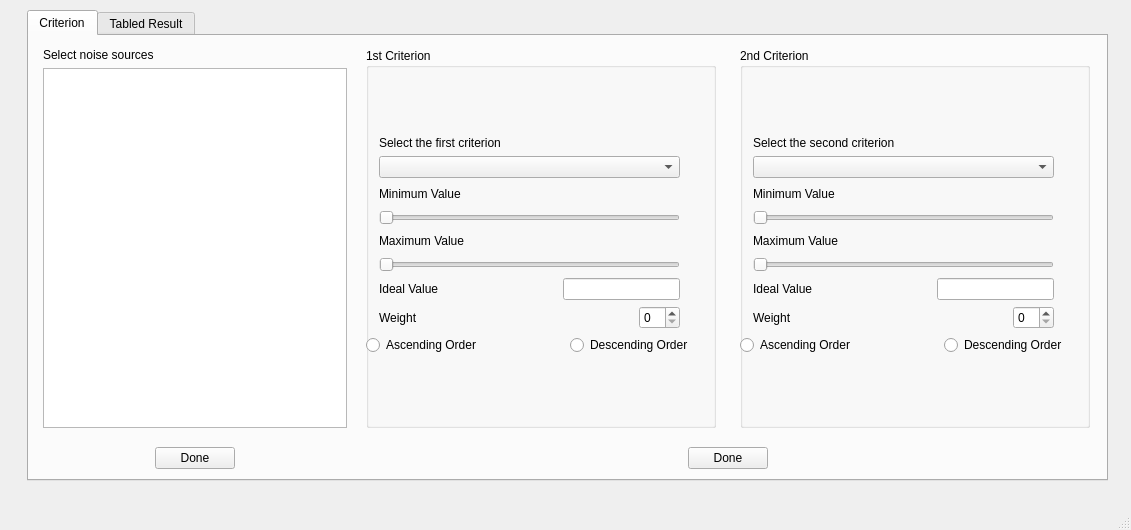
<?xml version="1.0" encoding="UTF-8"?>
<ui version="4.0">
 <class>MainWindow</class>
 <widget class="QMainWindow" name="MainWindow">
  <property name="geometry">
   <rect>
    <x>0</x>
    <y>0</y>
    <width>1131</width>
    <height>530</height>
   </rect>
  </property>
  <property name="windowTitle">
   <string>MainWindow</string>
  </property>
  <widget class="QWidget" name="centralwidget">
   <widget class="QTabWidget" name="tabWidget">
    <property name="geometry">
     <rect>
      <x>27</x>
      <y>10</y>
      <width>1081</width>
      <height>471</height>
     </rect>
    </property>
    <property name="currentIndex">
     <number>0</number>
    </property>
    <widget class="QWidget" name="tabCriterion">
     <attribute name="title">
      <string>Criterion</string>
     </attribute>
     <widget class="QWidget" name="">
      <property name="geometry">
       <rect>
        <x>14</x>
        <y>12</y>
        <width>1047</width>
        <height>421</height>
       </rect>
      </property>
      <layout class="QHBoxLayout" name="horizontalLayout_12">
       <item>
        <layout class="QVBoxLayout" name="verticalLayout_9">
         <item>
          <widget class="QLabel" name="labelSource">
           <property name="text">
            <string>Select noise sources</string>
           </property>
          </widget>
         </item>
         <item>
          <widget class="QListView" name="listViewSource"/>
         </item>
         <item>
          <spacer name="verticalSpacer_5">
           <property name="orientation">
            <enum>Qt::Vertical</enum>
           </property>
           <property name="sizeType">
            <enum>QSizePolicy::Minimum</enum>
           </property>
           <property name="sizeHint" stdset="0">
            <size>
             <width>20</width>
             <height>13</height>
            </size>
           </property>
          </spacer>
         </item>
         <item>
          <layout class="QHBoxLayout" name="horizontalLayout_11">
           <item>
            <spacer name="horizontalSpacer_36">
             <property name="orientation">
              <enum>Qt::Horizontal</enum>
             </property>
             <property name="sizeHint" stdset="0">
              <size>
               <width>40</width>
               <height>20</height>
              </size>
             </property>
            </spacer>
           </item>
           <item>
            <widget class="QPushButton" name="pushButtonSourceDone">
             <property name="text">
              <string>Done</string>
             </property>
            </widget>
           </item>
           <item>
            <spacer name="horizontalSpacer_37">
             <property name="orientation">
              <enum>Qt::Horizontal</enum>
             </property>
             <property name="sizeHint" stdset="0">
              <size>
               <width>40</width>
               <height>20</height>
              </size>
             </property>
            </spacer>
           </item>
          </layout>
         </item>
        </layout>
       </item>
       <item>
        <spacer name="horizontalSpacer_33">
         <property name="orientation">
          <enum>Qt::Horizontal</enum>
         </property>
         <property name="sizeType">
          <enum>QSizePolicy::Minimum</enum>
         </property>
         <property name="sizeHint" stdset="0">
          <size>
           <width>13</width>
           <height>20</height>
          </size>
         </property>
        </spacer>
       </item>
       <item>
        <layout class="QVBoxLayout" name="verticalLayout_10">
         <item>
          <layout class="QHBoxLayout" name="horizontalLayout_14">
           <item>
            <widget class="QGroupBox" name="groupBoxFirstCriterion">
             <property name="sizePolicy">
              <sizepolicy hsizetype="Preferred" vsizetype="Expanding">
               <horstretch>0</horstretch>
               <verstretch>0</verstretch>
              </sizepolicy>
             </property>
             <property name="minimumSize">
              <size>
               <width>350</width>
               <height>0</height>
              </size>
             </property>
             <property name="title">
              <string>1st Criterion</string>
             </property>
             <widget class="QWidget" name="layoutWidget">
              <property name="geometry">
               <rect>
                <x>0</x>
                <y>25</y>
                <width>327</width>
                <height>344</height>
               </rect>
              </property>
              <layout class="QVBoxLayout" name="verticalLayout_4">
               <item>
                <spacer name="verticalSpacer">
                 <property name="orientation">
                  <enum>Qt::Vertical</enum>
                 </property>
                 <property name="sizeHint" stdset="0">
                  <size>
                   <width>283</width>
                   <height>13</height>
                  </size>
                 </property>
                </spacer>
               </item>
               <item>
                <layout class="QHBoxLayout" name="horizontalLayoutFirstCriterion">
                 <property name="leftMargin">
                  <number>0</number>
                 </property>
                 <item>
                  <spacer name="horizontalSpacer_5">
                   <property name="orientation">
                    <enum>Qt::Horizontal</enum>
                   </property>
                   <property name="sizeType">
                    <enum>QSizePolicy::Fixed</enum>
                   </property>
                   <property name="sizeHint" stdset="0">
                    <size>
                     <width>13</width>
                     <height>20</height>
                    </size>
                   </property>
                  </spacer>
                 </item>
                 <item>
                  <layout class="QVBoxLayout" name="verticalLayout">
                   <item>
                    <widget class="QLabel" name="labelFirstCrietrion">
                     <property name="text">
                      <string>Select the first criterion</string>
                     </property>
                    </widget>
                   </item>
                   <item>
                    <widget class="QComboBox" name="comboBoxFirstCriterion"/>
                   </item>
                  </layout>
                 </item>
                 <item>
                  <spacer name="horizontalSpacer_6">
                   <property name="orientation">
                    <enum>Qt::Horizontal</enum>
                   </property>
                   <property name="sizeType">
                    <enum>QSizePolicy::Fixed</enum>
                   </property>
                   <property name="sizeHint" stdset="0">
                    <size>
                     <width>13</width>
                     <height>20</height>
                    </size>
                   </property>
                  </spacer>
                 </item>
                </layout>
               </item>
               <item>
                <layout class="QHBoxLayout" name="horizontalLayoutMinimumFirstCriterion">
                 <item>
                  <spacer name="horizontalSpacer_3">
                   <property name="orientation">
                    <enum>Qt::Horizontal</enum>
                   </property>
                   <property name="sizeType">
                    <enum>QSizePolicy::Minimum</enum>
                   </property>
                   <property name="sizeHint" stdset="0">
                    <size>
                     <width>13</width>
                     <height>20</height>
                    </size>
                   </property>
                  </spacer>
                 </item>
                 <item>
                  <layout class="QVBoxLayout" name="verticalLayout_2">
                   <item>
                    <layout class="QHBoxLayout" name="horizontalLayout_2">
                     <item>
                      <widget class="QLabel" name="labelMinimumFirstCriterion">
                       <property name="minimumSize">
                        <size>
                         <width>100</width>
                         <height>20</height>
                        </size>
                       </property>
                       <property name="text">
                        <string>Minimum Value</string>
                       </property>
                      </widget>
                     </item>
                     <item>
                      <spacer name="horizontalSpacer_7">
                       <property name="orientation">
                        <enum>Qt::Horizontal</enum>
                       </property>
                       <property name="sizeHint" stdset="0">
                        <size>
                         <width>40</width>
                         <height>20</height>
                        </size>
                       </property>
                      </spacer>
                     </item>
                     <item>
                      <widget class="QLabel" name="labelMinimumValueFirstCriterion">
                       <property name="minimumSize">
                        <size>
                         <width>60</width>
                         <height>20</height>
                        </size>
                       </property>
                       <property name="text">
                        <string/>
                       </property>
                       <property name="alignment">
                        <set>Qt::AlignRight|Qt::AlignTrailing|Qt::AlignVCenter</set>
                       </property>
                      </widget>
                     </item>
                    </layout>
                   </item>
                   <item>
                    <widget class="QSlider" name="sliderMinimumFirstCriterion">
                     <property name="enabled">
                      <bool>true</bool>
                     </property>
                     <property name="orientation">
                      <enum>Qt::Horizontal</enum>
                     </property>
                    </widget>
                   </item>
                  </layout>
                 </item>
                 <item>
                  <spacer name="horizontalSpacer_4">
                   <property name="orientation">
                    <enum>Qt::Horizontal</enum>
                   </property>
                   <property name="sizeType">
                    <enum>QSizePolicy::Minimum</enum>
                   </property>
                   <property name="sizeHint" stdset="0">
                    <size>
                     <width>13</width>
                     <height>20</height>
                    </size>
                   </property>
                  </spacer>
                 </item>
                </layout>
               </item>
               <item>
                <layout class="QHBoxLayout" name="horizontalLayoutMaximumFirstCriterion">
                 <item>
                  <spacer name="horizontalSpacer">
                   <property name="orientation">
                    <enum>Qt::Horizontal</enum>
                   </property>
                   <property name="sizeType">
                    <enum>QSizePolicy::Minimum</enum>
                   </property>
                   <property name="sizeHint" stdset="0">
                    <size>
                     <width>13</width>
                     <height>20</height>
                    </size>
                   </property>
                  </spacer>
                 </item>
                 <item>
                  <layout class="QVBoxLayout" name="verticalLayout_3">
                   <item>
                    <layout class="QHBoxLayout" name="horizontalLayout_4">
                     <item>
                      <widget class="QLabel" name="labelMaximumFirstCriterion">
                       <property name="minimumSize">
                        <size>
                         <width>100</width>
                         <height>20</height>
                        </size>
                       </property>
                       <property name="text">
                        <string>Maximum Value</string>
                       </property>
                      </widget>
                     </item>
                     <item>
                      <spacer name="horizontalSpacer_8">
                       <property name="orientation">
                        <enum>Qt::Horizontal</enum>
                       </property>
                       <property name="sizeHint" stdset="0">
                        <size>
                         <width>40</width>
                         <height>20</height>
                        </size>
                       </property>
                      </spacer>
                     </item>
                     <item>
                      <widget class="QLabel" name="labelMaximumValueFirstCriterion">
                       <property name="minimumSize">
                        <size>
                         <width>60</width>
                         <height>20</height>
                        </size>
                       </property>
                       <property name="text">
                        <string/>
                       </property>
                       <property name="alignment">
                        <set>Qt::AlignRight|Qt::AlignTrailing|Qt::AlignVCenter</set>
                       </property>
                      </widget>
                     </item>
                    </layout>
                   </item>
                   <item>
                    <widget class="QSlider" name="sliderMaximumFirstCriterion">
                     <property name="orientation">
                      <enum>Qt::Horizontal</enum>
                     </property>
                    </widget>
                   </item>
                  </layout>
                 </item>
                 <item>
                  <spacer name="horizontalSpacer_2">
                   <property name="orientation">
                    <enum>Qt::Horizontal</enum>
                   </property>
                   <property name="sizeType">
                    <enum>QSizePolicy::Minimum</enum>
                   </property>
                   <property name="sizeHint" stdset="0">
                    <size>
                     <width>13</width>
                     <height>20</height>
                    </size>
                   </property>
                  </spacer>
                 </item>
                </layout>
               </item>
               <item>
                <layout class="QHBoxLayout" name="horizontalLayout_3">
                 <item>
                  <spacer name="horizontalSpacer_10">
                   <property name="orientation">
                    <enum>Qt::Horizontal</enum>
                   </property>
                   <property name="sizeType">
                    <enum>QSizePolicy::Maximum</enum>
                   </property>
                   <property name="sizeHint" stdset="0">
                    <size>
                     <width>13</width>
                     <height>20</height>
                    </size>
                   </property>
                  </spacer>
                 </item>
                 <item>
                  <widget class="QLabel" name="labelFirstCirterionIdealValue">
                   <property name="text">
                    <string>Ideal Value</string>
                   </property>
                  </widget>
                 </item>
                 <item>
                  <spacer name="horizontalSpacer_12">
                   <property name="orientation">
                    <enum>Qt::Horizontal</enum>
                   </property>
                   <property name="sizeHint" stdset="0">
                    <size>
                     <width>40</width>
                     <height>20</height>
                    </size>
                   </property>
                  </spacer>
                 </item>
                 <item>
                  <widget class="QLineEdit" name="lineFirstCriterionIdealValue"/>
                 </item>
                 <item>
                  <spacer name="horizontalSpacer_11">
                   <property name="orientation">
                    <enum>Qt::Horizontal</enum>
                   </property>
                   <property name="sizeType">
                    <enum>QSizePolicy::Minimum</enum>
                   </property>
                   <property name="sizeHint" stdset="0">
                    <size>
                     <width>13</width>
                     <height>20</height>
                    </size>
                   </property>
                  </spacer>
                 </item>
                </layout>
               </item>
               <item>
                <layout class="QHBoxLayout" name="horizontalLayout_5">
                 <item>
                  <spacer name="horizontalSpacer_13">
                   <property name="orientation">
                    <enum>Qt::Horizontal</enum>
                   </property>
                   <property name="sizeType">
                    <enum>QSizePolicy::Minimum</enum>
                   </property>
                   <property name="sizeHint" stdset="0">
                    <size>
                     <width>13</width>
                     <height>20</height>
                    </size>
                   </property>
                  </spacer>
                 </item>
                 <item>
                  <widget class="QLabel" name="labelFirstCriterionWeight">
                   <property name="text">
                    <string>Weight</string>
                   </property>
                  </widget>
                 </item>
                 <item>
                  <spacer name="horizontalSpacer_14">
                   <property name="orientation">
                    <enum>Qt::Horizontal</enum>
                   </property>
                   <property name="sizeHint" stdset="0">
                    <size>
                     <width>40</width>
                     <height>20</height>
                    </size>
                   </property>
                  </spacer>
                 </item>
                 <item>
                  <widget class="QSpinBox" name="spinBoxFirstCriterionWeight"/>
                 </item>
                 <item>
                  <spacer name="horizontalSpacer_15">
                   <property name="orientation">
                    <enum>Qt::Horizontal</enum>
                   </property>
                   <property name="sizeType">
                    <enum>QSizePolicy::Minimum</enum>
                   </property>
                   <property name="sizeHint" stdset="0">
                    <size>
                     <width>13</width>
                     <height>20</height>
                    </size>
                   </property>
                  </spacer>
                 </item>
                </layout>
               </item>
               <item>
                <layout class="QHBoxLayout" name="horizontalLayout">
                 <item>
                  <widget class="QRadioButton" name="radioButtonFirstCriterionAscendingOrder">
                   <property name="text">
                    <string>Ascending Order</string>
                   </property>
                  </widget>
                 </item>
                 <item>
                  <spacer name="horizontalSpacer_9">
                   <property name="orientation">
                    <enum>Qt::Horizontal</enum>
                   </property>
                   <property name="sizeHint" stdset="0">
                    <size>
                     <width>40</width>
                     <height>20</height>
                    </size>
                   </property>
                  </spacer>
                 </item>
                 <item>
                  <widget class="QRadioButton" name="radioButtonFirstCriterionDescendingOrder">
                   <property name="text">
                    <string>Descending Order</string>
                   </property>
                  </widget>
                 </item>
                </layout>
               </item>
               <item>
                <spacer name="verticalSpacer_2">
                 <property name="orientation">
                  <enum>Qt::Vertical</enum>
                 </property>
                 <property name="sizeHint" stdset="0">
                  <size>
                   <width>283</width>
                   <height>13</height>
                  </size>
                 </property>
                </spacer>
               </item>
              </layout>
             </widget>
            </widget>
           </item>
           <item>
            <spacer name="horizontalSpacer_32">
             <property name="orientation">
              <enum>Qt::Horizontal</enum>
             </property>
             <property name="sizeType">
              <enum>QSizePolicy::MinimumExpanding</enum>
             </property>
             <property name="sizeHint" stdset="0">
              <size>
               <width>18</width>
               <height>20</height>
              </size>
             </property>
            </spacer>
           </item>
           <item>
            <widget class="QGroupBox" name="groupBoxSecondCriterion">
             <property name="sizePolicy">
              <sizepolicy hsizetype="Preferred" vsizetype="Expanding">
               <horstretch>0</horstretch>
               <verstretch>0</verstretch>
              </sizepolicy>
             </property>
             <property name="minimumSize">
              <size>
               <width>350</width>
               <height>0</height>
              </size>
             </property>
             <property name="title">
              <string>2nd Criterion</string>
             </property>
             <widget class="QWidget" name="layoutWidget">
              <property name="geometry">
               <rect>
                <x>0</x>
                <y>25</y>
                <width>327</width>
                <height>344</height>
               </rect>
              </property>
              <layout class="QVBoxLayout" name="verticalLayout_5">
               <item>
                <spacer name="verticalSpacer_3">
                 <property name="orientation">
                  <enum>Qt::Vertical</enum>
                 </property>
                 <property name="sizeHint" stdset="0">
                  <size>
                   <width>283</width>
                   <height>13</height>
                  </size>
                 </property>
                </spacer>
               </item>
               <item>
                <layout class="QHBoxLayout" name="horizontalLayoutSecondCriterion">
                 <property name="leftMargin">
                  <number>0</number>
                 </property>
                 <item>
                  <spacer name="horizontalSpacer_16">
                   <property name="orientation">
                    <enum>Qt::Horizontal</enum>
                   </property>
                   <property name="sizeType">
                    <enum>QSizePolicy::Fixed</enum>
                   </property>
                   <property name="sizeHint" stdset="0">
                    <size>
                     <width>13</width>
                     <height>20</height>
                    </size>
                   </property>
                  </spacer>
                 </item>
                 <item>
                  <layout class="QVBoxLayout" name="verticalLayout_6">
                   <item>
                    <widget class="QLabel" name="labelSecondCrietrion">
                     <property name="text">
                      <string>Select the second criterion</string>
                     </property>
                    </widget>
                   </item>
                   <item>
                    <widget class="QComboBox" name="comboBoxSecondCriterion"/>
                   </item>
                  </layout>
                 </item>
                 <item>
                  <spacer name="horizontalSpacer_17">
                   <property name="orientation">
                    <enum>Qt::Horizontal</enum>
                   </property>
                   <property name="sizeType">
                    <enum>QSizePolicy::Fixed</enum>
                   </property>
                   <property name="sizeHint" stdset="0">
                    <size>
                     <width>13</width>
                     <height>20</height>
                    </size>
                   </property>
                  </spacer>
                 </item>
                </layout>
               </item>
               <item>
                <layout class="QHBoxLayout" name="horizontalLayoutMinimumSecondCriterion">
                 <item>
                  <spacer name="horizontalSpacer_18">
                   <property name="orientation">
                    <enum>Qt::Horizontal</enum>
                   </property>
                   <property name="sizeType">
                    <enum>QSizePolicy::Minimum</enum>
                   </property>
                   <property name="sizeHint" stdset="0">
                    <size>
                     <width>13</width>
                     <height>20</height>
                    </size>
                   </property>
                  </spacer>
                 </item>
                 <item>
                  <layout class="QVBoxLayout" name="verticalLayout_7">
                   <item>
                    <layout class="QHBoxLayout" name="horizontalLayout_6">
                     <item>
                      <widget class="QLabel" name="labelMinimumSecondCriterion">
                       <property name="minimumSize">
                        <size>
                         <width>100</width>
                         <height>20</height>
                        </size>
                       </property>
                       <property name="text">
                        <string>Minimum Value</string>
                       </property>
                      </widget>
                     </item>
                     <item>
                      <spacer name="horizontalSpacer_19">
                       <property name="orientation">
                        <enum>Qt::Horizontal</enum>
                       </property>
                       <property name="sizeHint" stdset="0">
                        <size>
                         <width>40</width>
                         <height>20</height>
                        </size>
                       </property>
                      </spacer>
                     </item>
                     <item>
                      <widget class="QLabel" name="labelMinimumValueSecondCriterion">
                       <property name="minimumSize">
                        <size>
                         <width>60</width>
                         <height>20</height>
                        </size>
                       </property>
                       <property name="text">
                        <string/>
                       </property>
                       <property name="alignment">
                        <set>Qt::AlignRight|Qt::AlignTrailing|Qt::AlignVCenter</set>
                       </property>
                      </widget>
                     </item>
                    </layout>
                   </item>
                   <item>
                    <widget class="QSlider" name="sliderMinimumSecondCriterion">
                     <property name="enabled">
                      <bool>true</bool>
                     </property>
                     <property name="orientation">
                      <enum>Qt::Horizontal</enum>
                     </property>
                    </widget>
                   </item>
                  </layout>
                 </item>
                 <item>
                  <spacer name="horizontalSpacer_20">
                   <property name="orientation">
                    <enum>Qt::Horizontal</enum>
                   </property>
                   <property name="sizeType">
                    <enum>QSizePolicy::Minimum</enum>
                   </property>
                   <property name="sizeHint" stdset="0">
                    <size>
                     <width>13</width>
                     <height>20</height>
                    </size>
                   </property>
                  </spacer>
                 </item>
                </layout>
               </item>
               <item>
                <layout class="QHBoxLayout" name="horizontalLayoutMaximumSecondCriterion">
                 <item>
                  <spacer name="horizontalSpacer_21">
                   <property name="orientation">
                    <enum>Qt::Horizontal</enum>
                   </property>
                   <property name="sizeType">
                    <enum>QSizePolicy::Minimum</enum>
                   </property>
                   <property name="sizeHint" stdset="0">
                    <size>
                     <width>13</width>
                     <height>20</height>
                    </size>
                   </property>
                  </spacer>
                 </item>
                 <item>
                  <layout class="QVBoxLayout" name="verticalLayout_8">
                   <item>
                    <layout class="QHBoxLayout" name="horizontalLayout_7">
                     <item>
                      <widget class="QLabel" name="labelMaximumSecondCriterion">
                       <property name="minimumSize">
                        <size>
                         <width>100</width>
                         <height>20</height>
                        </size>
                       </property>
                       <property name="text">
                        <string>Maximum Value</string>
                       </property>
                      </widget>
                     </item>
                     <item>
                      <spacer name="horizontalSpacer_22">
                       <property name="orientation">
                        <enum>Qt::Horizontal</enum>
                       </property>
                       <property name="sizeHint" stdset="0">
                        <size>
                         <width>40</width>
                         <height>20</height>
                        </size>
                       </property>
                      </spacer>
                     </item>
                     <item>
                      <widget class="QLabel" name="labelMaximumValueSecondCriterion">
                       <property name="minimumSize">
                        <size>
                         <width>60</width>
                         <height>20</height>
                        </size>
                       </property>
                       <property name="text">
                        <string/>
                       </property>
                       <property name="alignment">
                        <set>Qt::AlignRight|Qt::AlignTrailing|Qt::AlignVCenter</set>
                       </property>
                      </widget>
                     </item>
                    </layout>
                   </item>
                   <item>
                    <widget class="QSlider" name="sliderMaximumSecondCriterion">
                     <property name="orientation">
                      <enum>Qt::Horizontal</enum>
                     </property>
                    </widget>
                   </item>
                  </layout>
                 </item>
                 <item>
                  <spacer name="horizontalSpacer_23">
                   <property name="orientation">
                    <enum>Qt::Horizontal</enum>
                   </property>
                   <property name="sizeType">
                    <enum>QSizePolicy::Minimum</enum>
                   </property>
                   <property name="sizeHint" stdset="0">
                    <size>
                     <width>13</width>
                     <height>20</height>
                    </size>
                   </property>
                  </spacer>
                 </item>
                </layout>
               </item>
               <item>
                <layout class="QHBoxLayout" name="horizontalLayout_8">
                 <item>
                  <spacer name="horizontalSpacer_24">
                   <property name="orientation">
                    <enum>Qt::Horizontal</enum>
                   </property>
                   <property name="sizeType">
                    <enum>QSizePolicy::Maximum</enum>
                   </property>
                   <property name="sizeHint" stdset="0">
                    <size>
                     <width>13</width>
                     <height>20</height>
                    </size>
                   </property>
                  </spacer>
                 </item>
                 <item>
                  <widget class="QLabel" name="labelSecondCirterionIdealValue">
                   <property name="text">
                    <string>Ideal Value</string>
                   </property>
                  </widget>
                 </item>
                 <item>
                  <spacer name="horizontalSpacer_25">
                   <property name="orientation">
                    <enum>Qt::Horizontal</enum>
                   </property>
                   <property name="sizeHint" stdset="0">
                    <size>
                     <width>40</width>
                     <height>20</height>
                    </size>
                   </property>
                  </spacer>
                 </item>
                 <item>
                  <widget class="QLineEdit" name="lineSecondCriterionIdealValue"/>
                 </item>
                 <item>
                  <spacer name="horizontalSpacer_26">
                   <property name="orientation">
                    <enum>Qt::Horizontal</enum>
                   </property>
                   <property name="sizeType">
                    <enum>QSizePolicy::Minimum</enum>
                   </property>
                   <property name="sizeHint" stdset="0">
                    <size>
                     <width>13</width>
                     <height>20</height>
                    </size>
                   </property>
                  </spacer>
                 </item>
                </layout>
               </item>
               <item>
                <layout class="QHBoxLayout" name="horizontalLayout_9">
                 <item>
                  <spacer name="horizontalSpacer_27">
                   <property name="orientation">
                    <enum>Qt::Horizontal</enum>
                   </property>
                   <property name="sizeType">
                    <enum>QSizePolicy::Minimum</enum>
                   </property>
                   <property name="sizeHint" stdset="0">
                    <size>
                     <width>13</width>
                     <height>20</height>
                    </size>
                   </property>
                  </spacer>
                 </item>
                 <item>
                  <widget class="QLabel" name="labelSecondCriterionWeight">
                   <property name="text">
                    <string>Weight</string>
                   </property>
                  </widget>
                 </item>
                 <item>
                  <spacer name="horizontalSpacer_28">
                   <property name="orientation">
                    <enum>Qt::Horizontal</enum>
                   </property>
                   <property name="sizeHint" stdset="0">
                    <size>
                     <width>40</width>
                     <height>20</height>
                    </size>
                   </property>
                  </spacer>
                 </item>
                 <item>
                  <widget class="QSpinBox" name="spinBoxSecondCriterionWeight"/>
                 </item>
                 <item>
                  <spacer name="horizontalSpacer_29">
                   <property name="orientation">
                    <enum>Qt::Horizontal</enum>
                   </property>
                   <property name="sizeType">
                    <enum>QSizePolicy::Minimum</enum>
                   </property>
                   <property name="sizeHint" stdset="0">
                    <size>
                     <width>13</width>
                     <height>20</height>
                    </size>
                   </property>
                  </spacer>
                 </item>
                </layout>
               </item>
               <item>
                <layout class="QHBoxLayout" name="horizontalLayout_10">
                 <item>
                  <widget class="QRadioButton" name="radioButtonSecondCriterionAscendingOrder">
                   <property name="text">
                    <string>Ascending Order</string>
                   </property>
                  </widget>
                 </item>
                 <item>
                  <spacer name="horizontalSpacer_30">
                   <property name="orientation">
                    <enum>Qt::Horizontal</enum>
                   </property>
                   <property name="sizeHint" stdset="0">
                    <size>
                     <width>40</width>
                     <height>20</height>
                    </size>
                   </property>
                  </spacer>
                 </item>
                 <item>
                  <widget class="QRadioButton" name="radioButtonSecondCriterionDescendingOrder">
                   <property name="text">
                    <string>Descending Order</string>
                   </property>
                  </widget>
                 </item>
                </layout>
               </item>
               <item>
                <spacer name="verticalSpacer_4">
                 <property name="orientation">
                  <enum>Qt::Vertical</enum>
                 </property>
                 <property name="sizeHint" stdset="0">
                  <size>
                   <width>283</width>
                   <height>13</height>
                  </size>
                 </property>
                </spacer>
               </item>
              </layout>
             </widget>
            </widget>
           </item>
          </layout>
         </item>
         <item>
          <spacer name="verticalSpacer_6">
           <property name="orientation">
            <enum>Qt::Vertical</enum>
           </property>
           <property name="sizeType">
            <enum>QSizePolicy::Fixed</enum>
           </property>
           <property name="sizeHint" stdset="0">
            <size>
             <width>20</width>
             <height>13</height>
            </size>
           </property>
          </spacer>
         </item>
         <item>
          <layout class="QHBoxLayout" name="horizontalLayout_13">
           <item>
            <spacer name="horizontalSpacer_38">
             <property name="orientation">
              <enum>Qt::Horizontal</enum>
             </property>
             <property name="sizeType">
              <enum>QSizePolicy::Expanding</enum>
             </property>
             <property name="sizeHint" stdset="0">
              <size>
               <width>40</width>
               <height>20</height>
              </size>
             </property>
            </spacer>
           </item>
           <item>
            <widget class="QPushButton" name="pushButtonCriterionDone">
             <property name="sizePolicy">
              <sizepolicy hsizetype="Fixed" vsizetype="Fixed">
               <horstretch>0</horstretch>
               <verstretch>0</verstretch>
              </sizepolicy>
             </property>
             <property name="text">
              <string>Done</string>
             </property>
            </widget>
           </item>
           <item>
            <spacer name="horizontalSpacer_39">
             <property name="orientation">
              <enum>Qt::Horizontal</enum>
             </property>
             <property name="sizeType">
              <enum>QSizePolicy::Expanding</enum>
             </property>
             <property name="sizeHint" stdset="0">
              <size>
               <width>40</width>
               <height>20</height>
              </size>
             </property>
            </spacer>
           </item>
          </layout>
         </item>
        </layout>
       </item>
      </layout>
     </widget>
    </widget>
    <widget class="QWidget" name="tabTableResult">
     <attribute name="title">
      <string>Tabled Result</string>
     </attribute>
     <widget class="QTableView" name="tableResult">
      <property name="geometry">
       <rect>
        <x>10</x>
        <y>10</y>
        <width>1061</width>
        <height>431</height>
       </rect>
      </property>
     </widget>
    </widget>
   </widget>
  </widget>
  <widget class="QMenuBar" name="menubar">
   <property name="geometry">
    <rect>
     <x>0</x>
     <y>0</y>
     <width>1131</width>
     <height>22</height>
    </rect>
   </property>
  </widget>
  <widget class="QStatusBar" name="statusbar"/>
 </widget>
 <resources/>
 <connections/>
</ui>
